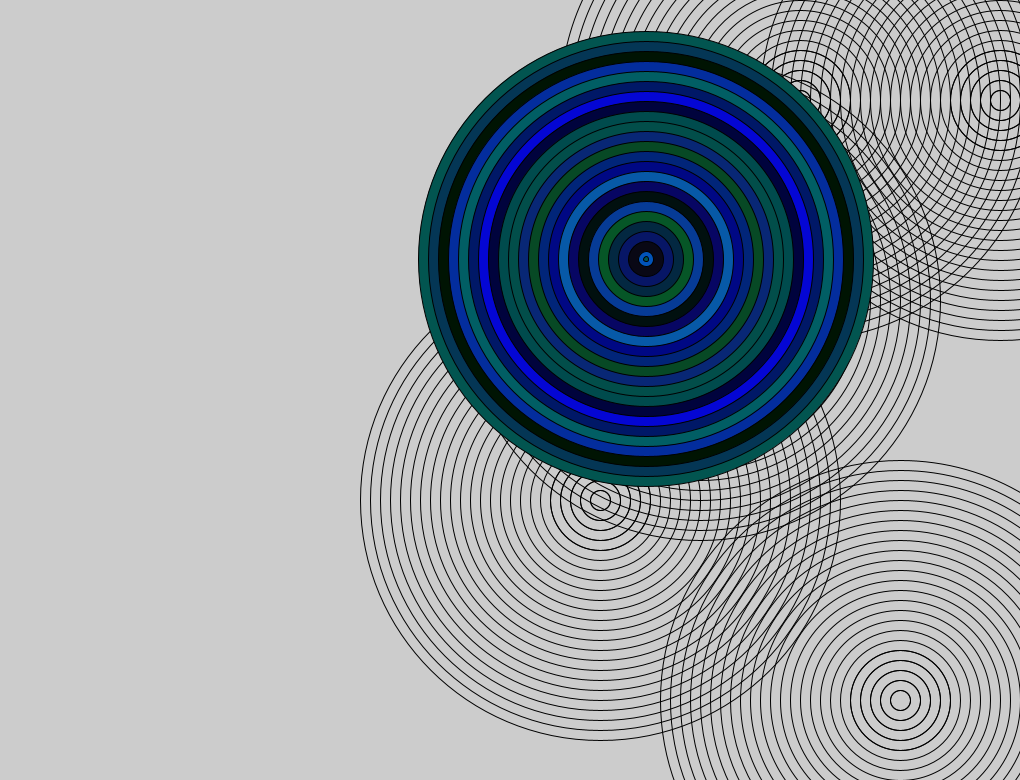
Frame 1 (no input)
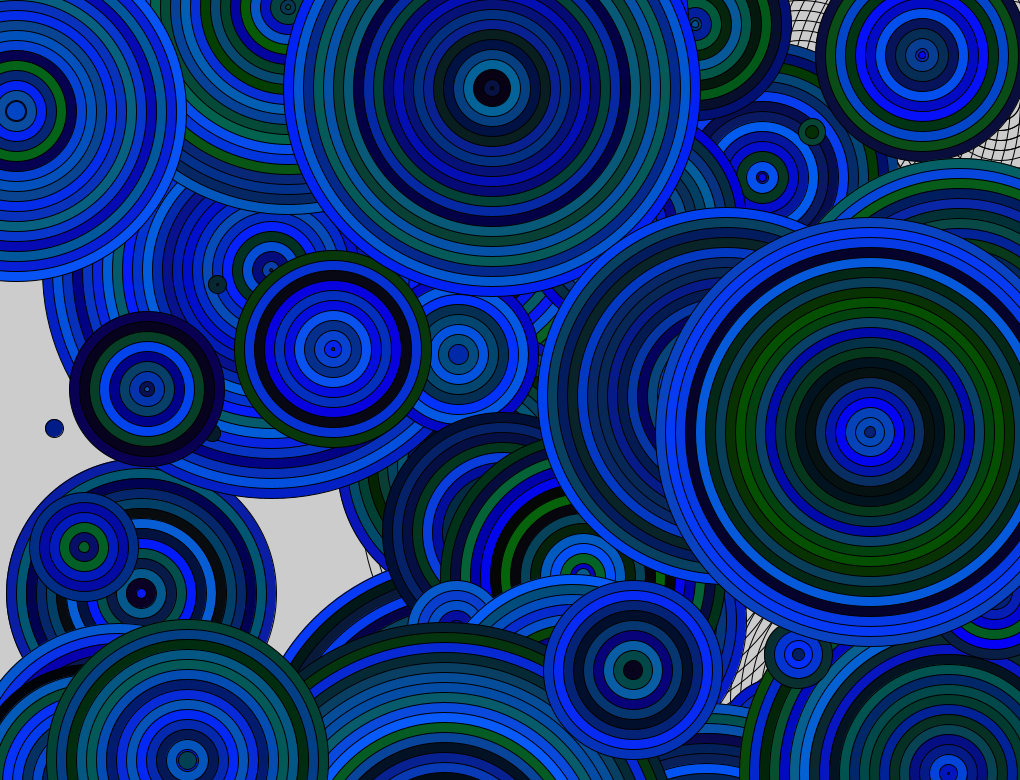
Frame 60 (the mouse pressed at the canvas centre just before this capture)
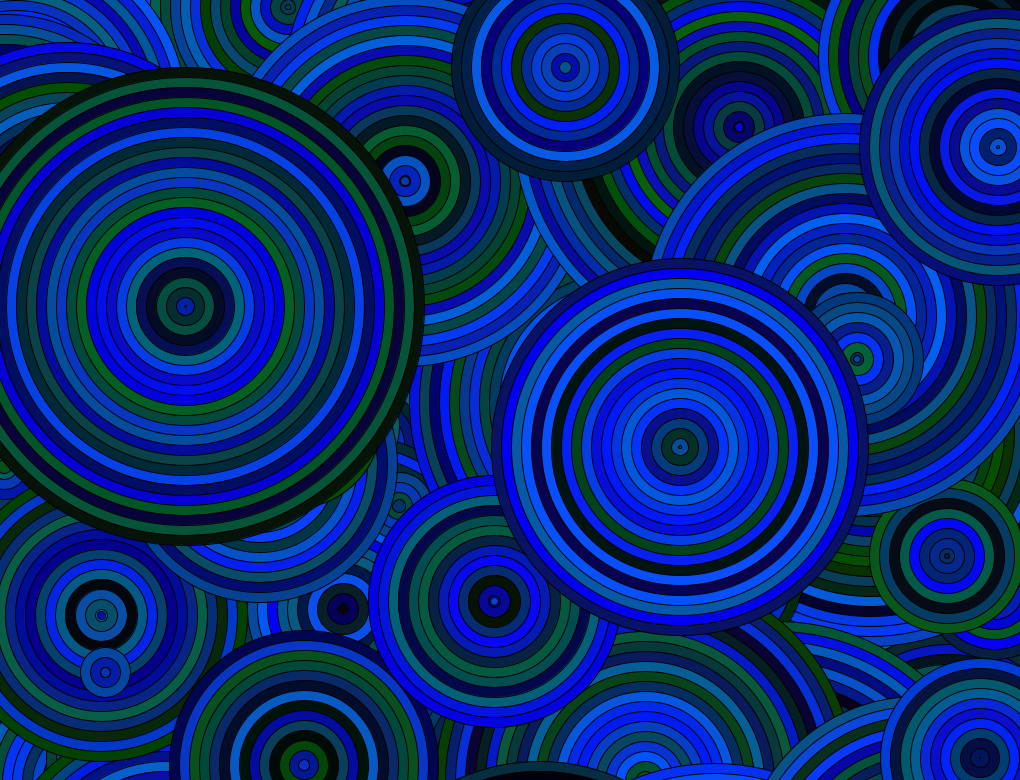
Frame 120 (the mouse held since frame 60 and released just before this capture)

The Processing sketch that drew these frames (run headless with seeded random() and noise(); from frame 60 on, the mouse is pressed at the canvas centre):

// Processing sketch: SS4_Rings_justinHarrison
// ── SS4_Rings_justinHarrison.pde
//Rings, Justin Harrison

//an original class with at least two methods
//an array of objects
//annotations as //comments in the sketch, explaining what each part does


//creates each Ring variable
Rings rings1;
Rings rings2;
Rings rings3;
Rings rings4;
Rings rings5;
Rings rings6;

void setup(){

size(1020,780);
//initializes
rings1 = new Rings(700, 300, 500);
rings2 = new Rings(600, 500, 500);
rings3 = new Rings(800, 100, 500);
rings4 = new Rings(900, 700, 500);
rings5 = new Rings(1000, 100, 500);
rings6 = new Rings(900, 900, 500);
}

void draw() {
  //draws presimple overlapping circles
  rings1.create();
  rings2.create();
  rings3.create();
  rings4.create();
  rings5.create();
  //randomly generates colorful rings
  rings6.randomCircle();
}
// ── Rings.pde
//establishes 2 arrays that record x and y coordinates, respectively


class Rings{
  //instance variables
  int x;
  int y;
  int diameter;
  
  //constructor
  Rings(int tempX, int tempY, int tempDiameter){
    x = tempX;
    y = tempY;
    diameter = tempDiameter;
  }
  
  //creates overlapping circles 
  void create(){  
    while (diameter > 0){
      // creates one circle, makes the diameter smaller, creates another
     for (int i = 0; i <6; i = i +1){
         stroke(0,0,0);
         noFill();
         diameter = diameter - 20;
         ellipse(x, y, diameter, diameter);
     }
     }
  }
  
  
  //creates randomly generated colorful rings
  void randomCircle(){
    //randomly generates coordinates and diameter
     x = int(random(0,1000));
      y = int(random(0,1000));
     diameter = int(random(0,500));
     //creates rings in a nearly completely random pattern with random colors in blue & green tint
    for (int i = 0; i <100; i = i +1){
      if (diameter > 0){
         stroke(0,0,0);
         fill(int(random(0,10)),int(random(0,100)),int(random(0,255)));
         diameter = diameter - 20;
         ellipse(x, y, diameter, diameter);
    }
    }
  }
  
  
  
}
  
